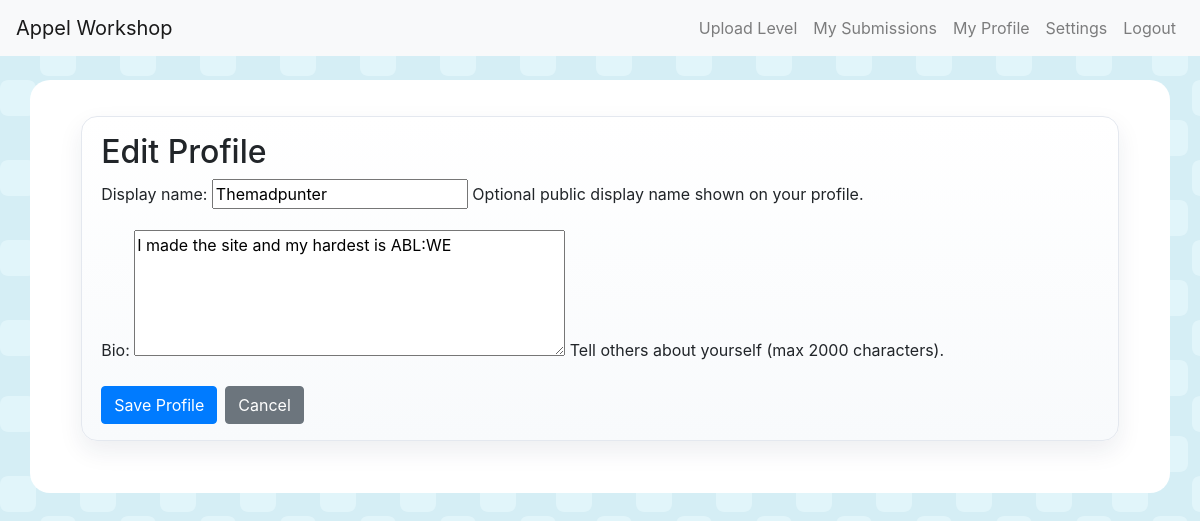
The page /profile/themadpunter/edit/ (signed in) on the database its author committed.
### levels/models.py (models this page shows, shortened)
class Profile(models.Model):
    user = models.OneToOneField(User, on_delete=models.CASCADE, related_name='profile')
    stats = models.JSONField(default=default_profile_stats)
    display_name = models.CharField(max_length=100, blank=True, default='')
    bio = models.TextField(max_length=2000, blank=True, default='')
    difficulty_system = models.CharField(
        max_length=20,
        choices=DIFFICULTY_SYSTEM_CHOICES,
        default="punter",
        help_text="How to display level difficulties across the site.",
    )

### levels/views.py (the view)
# urls.py: path("profile/<str:username>/edit/", views.edit_profile, name="edit_profile"),
@login_required
def edit_profile(request, username):
    if request.user.username != username:
        return HttpResponseForbidden('You can only edit your own profile.')
    profile = request.user.profile
    if request.method == 'POST':
        form = ProfilePublicForm(request.POST, instance=profile)
        if form.is_valid():
            form.save()
            return redirect('levels:user_profile', username=request.user.username)
    else:
        form = ProfilePublicForm(instance=profile)
    return render(
        request,
        'levels/edit_profile.html',
        {
            'form': form,
            'user_profile': request.user,
        },
    )

### levels/forms.py
class ProfilePublicForm(forms.ModelForm):
    class Meta:
        model = Profile
        fields = ['display_name', 'bio']
    display_name = forms.CharField(
        required=False,
        max_length=100,
        label='Display name',
        help_text='Optional public display name shown on your profile.',
    )
    bio = forms.CharField(
        required=False,
        max_length=2000,
        label='Bio',
        help_text='Tell others about yourself (max 2000 characters).',
        widget=forms.Textarea(attrs={'rows': 5, 'maxlength': 2000}),
    )

### levels/templates/levels/edit_profile.html (shortened to what this page needs)
{% extends "base.html" %}
{% block content %}
<div class="container">
    <div class="bubble-section">
        <h2>Edit Profile</h2>
        <form method="post">
            {{ form.as_p }}
            <div class="bubble-actions">
                <button type="submit" class="btn btn-primary">Save Profile</button>
                <a href="{% url 'levels:user_profile' user_profile.username %}" class="btn btn-secondary">Cancel</a>
            </div>
        </form>
    </div>
</div>
{% endblock %}

### static/css/style.css (style rules this page uses)
body { background-image: url("../img/bg.svg"); background-repeat: repeat; background-color: #cccccc; }
.bubble-section { background: linear-gradient(180deg, #ffffff 0%, #f8fafc 100%); border: 1px solid #e4e8ef; border-radius: 16px; box-shadow: 0 10px 24px rgba(24, 39, 75, 0.08); padding: 1rem 1.2rem; margin-bottom: 1rem; }
.bubble-actions { display: flex; flex-wrap: wrap; gap: 0.5rem; }

### rows shown on the page
Profile: display_name "Themadpunter", bio "I made the site and my hardest is ABL:WE"
